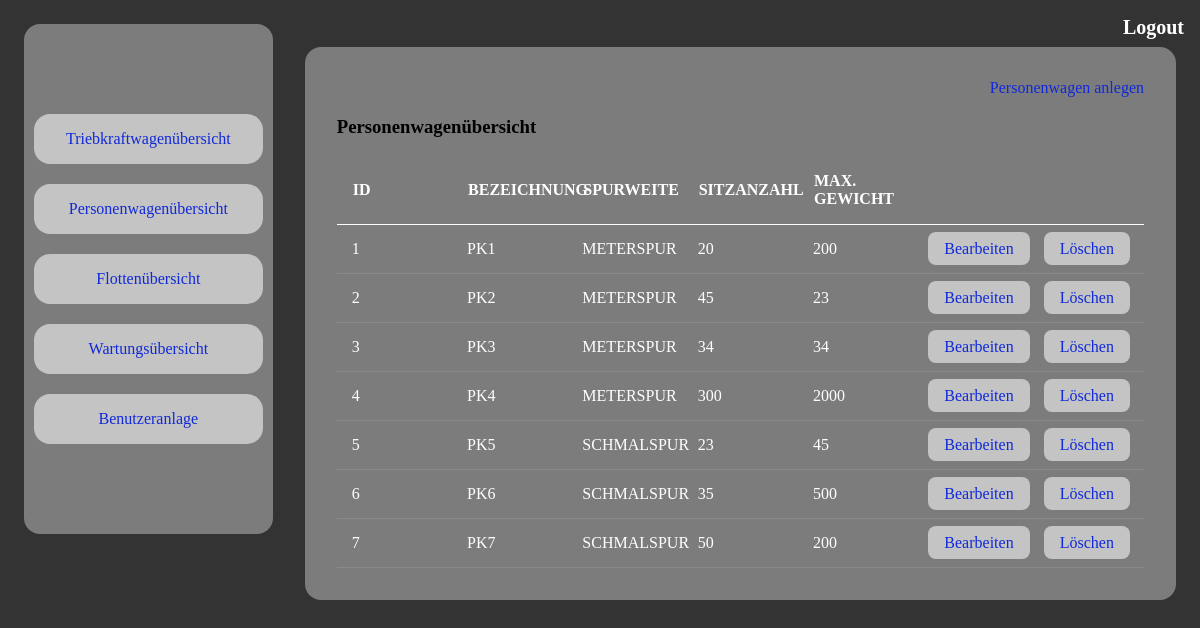
Screenshot of /passenger_wagon/overview (signed in) with the database file from the repository.
### app/models.py (models this page shows, shortened)
class PassengerWagon(db.Model):
    __tablename__ = 'passenger_wagon'
    id = db.Column(db.Integer, primary_key=True)
    name = db.Column(db.String(32), unique=True)
    track_width = db.Column(db.Enum(TrackWidth), server_default="METERSPUR", nullable=False)
    seats = db.Column(db.Integer, nullable=False)
    max_capacity = db.Column(db.Integer, nullable=False)
    train_id = db.Column(db.Integer, db.ForeignKey('train.id', ondelete="SET NULL"))
    train = db.relationship("Train", back_populates="passenger_waggons")

### app/routes.py (the view)
@app.route('/passenger_wagon/overview', methods=['GET', 'POST'])
@login_required
def passenger_wagon_overview():
    data = PassengerWagon.query.all()
    return render_template('passenger_wagon/passenger_wagon_overview.html',
                           success=None,
                           data=data,
                           title='Personenwagenübersicht')

### app/__init__.py (called while the page is built)
@event.listens_for(Engine, "connect")
def set_sqlite_pragma(dbapi_connection, connection_record):
    cursor = dbapi_connection.cursor()
    cursor.execute("PRAGMA foreign_keys=ON")
    cursor.close()

### app/models.py (called while the page is built)
    def is_admin(self):
        if self.role == UserRole.admin:
            return True
        else:
            return False

    @login.user_loader
    def load_user(id):
        return User.query.get(int(id))

    def __html__(self):
        return self.value  # label string

### app/templates/passenger_wagon/passenger_wagon_overview.html (shortened to what this page needs)
{% extends "base.html" %}
{% block content %}
     <div style="display: flex; justify-content: flex-end; flex-direction: row">
     {% if current_user.is_admin() %}
          <a href="{{ url_for('passenger_wagon_create') }}">Personenwagen anlegen</a>
        {% endif %}
    </div>
    <h3>Personenwagenübersicht</h3>
    <form id="railway_wagon" action="{{url_for('passenger_wagon_overview')}}" method="post">
        <table>
            <thead style="border-radius: 0.5rem">
            <tr class="tableHeader">
                <th>Id</th>
                <th>Bezeichnung</th>
                <th>Spurweite</th>
                <th>Sitzanzahl</th>
                <th>Max. Gewicht</th>
            </tr>
            </thead>
            <tbody>
                {% for passenger_wagon in data %}
                    <tr class="tableContent">
                        <td>{{ passenger_wagon.id }}</td>
                        <td>{{ passenger_wagon.name }}</td>
                        <td>{{ passenger_wagon.track_width }}</td>
                        <td>{{ passenger_wagon.seats }}</td>
                        <td>{{ passenger_wagon.max_capacity }}</td>
                         {% if current_user.is_admin() %}
                        <td><a class="siteLink" href="{{ url_for('passenger_wagon_edit', passenger_wagon_id=passenger_wagon.id) }}">Bearbeiten</a></td>
                        <td><a class="siteLink" href="{{ url_for('passenger_wagon_delete', passenger_wagon_id=passenger_wagon.id) }}">Löschen</a></td>
                        {% endif %}
                    </tr>
                {% endfor %}
            </tbody>
        </table>
        </form>
{% endblock %}

### app/templates/base.html (shortened to what this page needs)
<!doctype html>
<html>
<link rel="stylesheet" href="/static/stylesheet.css">
    <head>
    </head>
    <body>
       <div style="display: flex;flex-direction: row; height:100%">
           <div id="leftMenuContainer">
                <div id="leftMenu">
                     <div class="linkContainer">
                        <a class="navLink" href="{{ url_for('engine_wagon_overview') }}">Triebkraftwagenübersicht</a>
                        <a class="navLink" href="{{ url_for('passenger_wagon_overview') }}">Personenwagenübersicht</a>
                        <a class="navLink" href="{{ url_for('train_overview') }}">Flottenübersicht</a>
                         {% if current_user.is_admin() %}
                             <a class="navLink" href="{{ url_for('maintenance_overview') }}">Wartungsübersicht</a>
                             <a class="navLink" href="{{ url_for('user_create') }}">Benutzeranlage</a>
                          {% else  %}
                             <a class="navLink" href="{{ url_for('maintenance_employee') }}">Meine Wartungen</a>
                         {% endif %}
                     </div>
                </div>
           </div>
            <div style="flex: 1 1 80%; height:100%">
                <div id="logoutContainer">
                    {% if current_user.is_anonymous %}
                        <a href="{{ url_for('login') }}">Login</a>
                    {% else %}
                        <a class="logoutButton" href="{{ url_for('logout') }}">Logout</a>
                    {% endif %}
                </div>
                <div id="rightOptionsContainer">
                    <div id="rightOptions">
                        {% block content %}{% endblock %}
                    </div>
                </div>
       </div>
    </body>
</html>

### app/static/stylesheet.css (style rules this page uses)
*, *::before, *::after { box-sizing: border-box; }
a { color: #1029d9; text-align: center; text-weight: bold; text-decoration: none; }
body { background-color: #333333; }
.logoutButton { background-color: #333333; color: #ffff; font-size: 1.25rem; font-weight: bold; }
#logoutContainer { text-align: right; padding: 0.5rem }
.linkContainer { padding: 5rem 0; display: flex; justify-content: left; flex-direction: column; }
.navLink { background-color: #c4c4c4; border-radius: 1rem; padding: 1rem 2rem; cursor: pointer; margin: 10px; }
.siteLink { background-color: #c4c4c4; border-radius: 0.5rem; padding: 0.5rem 1rem; cursor: pointer; }
#leftMenu { display: flex; flex-direction: column; height: 100%; justify-content: center; flex: 0 1 20%; background-color: #7C7C7C; border-radius: 1rem; }
#leftMenuContainer { height: 100%; padding: 1rem; flex: 0 1 20%; }
#rightOptionsContainer { padding: 0 1rem 1rem 1rem; }
#rightOptions { padding: 2rem; background-color: #7C7C7C; height: 90%; border-radius: 1rem; }
table { width: 100%; table-layout: fixed; border-collapse: collapse; }
.tableHeader { border-bottom: 1px solid #ffff; }
.tableContent { overflow-x: auto; margin-top: 0; }
th { padding: 1rem; text-align: left; color: #ffff; text-transform: uppercase; font-weight: bold; }
td { padding: 15px; text-align: left; vertical-align: middle; color: #ffff; border-bottom: solid 1px rgba(255, 255, 255, 0.1); }

### rows the page displays
PassengerWagon: id "1", name "PK1", track_width "METERSPUR", seats "20", max_capacity "200"
PassengerWagon: id "2", name "PK2", track_width "METERSPUR", seats "45", max_capacity "23"
PassengerWagon: id "3", name "PK3", track_width "METERSPUR", seats "34", max_capacity "34"
PassengerWagon: id "4", name "PK4", track_width "METERSPUR", seats "300", max_capacity "2000"
PassengerWagon: id "5", name "PK5", track_width "SCHMALSPUR", seats "23", max_capacity "45"
PassengerWagon: id "6", name "PK6", track_width "SCHMALSPUR", seats "35", max_capacity "500"
PassengerWagon: id "7", name "PK7", track_width "SCHMALSPUR", seats "50", max_capacity "200"
